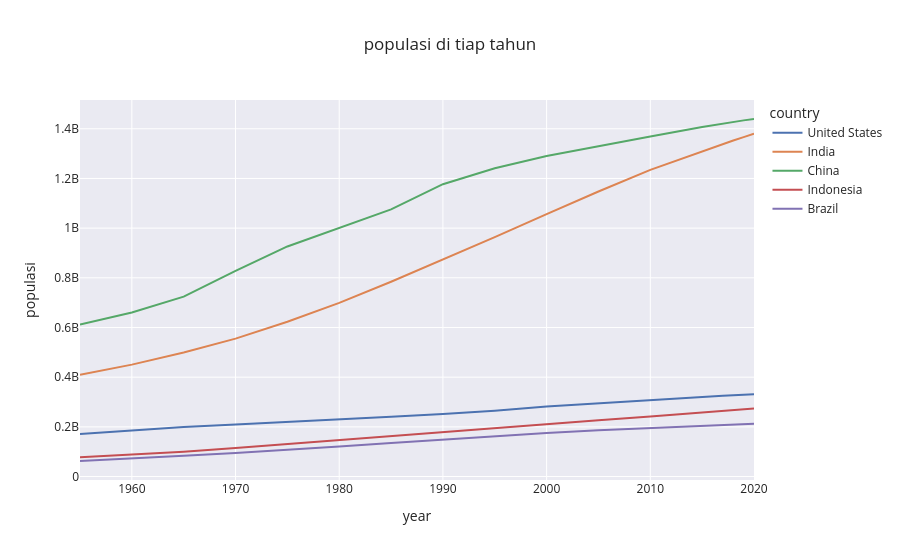

The notebook cell this image was saved under:
### Markdown cell above
# interactive plotline

### Code cell
import plotly.express as px
fig = px.line(df,labels = {'value':'populasi'},title = 'populasi di tiap tahun',template = 'seaborn')
fig.show()

### Figure 1 — Plotly figure (JSON) as saved in the notebook; plotly's stock layout.template omitted (floating-point values rounded to 4 significant figures)
{"data": [{"hovertemplate": "country=United States<br>year=%{x}<br>populasi=%{y}<extra></extra>", "legendgroup": "United States", "line": {"color": "rgb(76,114,176)", "dash": "solid"}, "marker": {"symbol": "circle"}, "mode": "lines", "name": "United States", "orientation": "v", "showlegend": true, "type": "scatter", "x": [1955.0, 1960.0, 1965.0, 1970.0, 1975.0, 1980.0, 1985.0, 1990.0, 1995.0, 2000.0, 2005.0, 2010.0, 2015.0, 2016.0, 2017.0, 2018.0, 2019.0, 2020.0], "xaxis": "x", "y": [171700000.0, 186700000.0, 199700000.0, 209500000.0, 219100000.0, 229500000.0, 240500000.0, 252100000.0, 265200000.0, 281700000.0, 295000000.0, 309000000.0, 320900000.0, 323000000.0, 325100000.0, 327100000.0, 329100000.0, 331000000.0], "yaxis": "y"}, {"hovertemplate": "country=India<br>year=%{x}<br>populasi=%{y}<extra></extra>", "legendgroup": "India", "line": {"color": "rgb(221,132,82)", "dash": "solid"}, "marker": {"symbol": "circle"}, "mode": "lines", "name": "India", "orientation": "v", "showlegend": true, "type": "scatter", "x": [1955.0, 1960.0, 1965.0, 1970.0, 1975.0, 1980.0, 1985.0, 1990.0, 1995.0, 2000.0, 2005.0, 2010.0, 2015.0, 2016.0, 2017.0, 2018.0, 2019.0, 2020.0], "xaxis": "x", "y": [409900000.0, 450500000.0, 499100000.0, 555200000.0, 623100000.0, 699000000.0, 784400000.0, 873300000.0, 963900000.0, 1057000000.0, 1148000000.0, 1234000000.0, 1310000000.0, 1325000000.0, 1339000000.0, 1353000000.0, 1366000000.0, 1380000000.0], "yaxis": "y"}, {"hovertemplate": "country=China<br>year=%{x}<br>populasi=%{y}<extra></extra>", "legendgroup": "China", "line": {"color": "rgb(85,168,104)", "dash": "solid"}, "marker": {"symbol": "circle"}, "mode": "lines", "name": "China", "orientation": "v", "showlegend": true, "type": "scatter", "x": [1955.0, 1960.0, 1965.0, 1970.0, 1975.0, 1980.0, 1985.0, 1990.0, 1995.0, 2000.0, 2005.0, 2010.0, 2015.0, 2016.0, 2017.0, 2018.0, 2019.0, 2020.0], "xaxis": "x", "y": [612200000.0, 660400000.0, 724200000.0, 827600000.0, 926200000.0, 1000000000.0, 1076000000.0, 1177000000.0, 1241000000.0, 1291000000.0, 1331000000.0, 1369000000.0, 1407000000.0, 1414000000.0, 1421000000.0, 1428000000.0, 1434000000.0, 1439000000.0], "yaxis": "y"}, {"hovertemplate": "country=Indonesia<br>year=%{x}<br>populasi=%{y}<extra></extra>", "legendgroup": "Indonesia", "line": {"color": "rgb(196,78,82)", "dash": "solid"}, "marker": {"symbol": "circle"}, "mode": "lines", "name": "Indonesia", "orientation": "v", "showlegend": true, "type": "scatter", "x": [1955.0, 1960.0, 1965.0, 1970.0, 1975.0, 1980.0, 1985.0, 1990.0, 1995.0, 2000.0, 2005.0, 2010.0, 2015.0, 2016.0, 2017.0, 2018.0, 2019.0, 2020.0], "xaxis": "x", "y": [77270000.0, 87750000.0, 100300000.0, 114800000.0, 130700000.0, 147400000.0, 165000000.0, 181400000.0, 196900000.0, 211500000.0, 226300000.0, 241800000.0, 258400000.0, 261600000.0, 264700000.0, 267700000.0, 270600000.0, 273500000.0], "yaxis": "y"}, {"hovertemplate": "country=Brazil<br>year=%{x}<br>populasi=%{y}<extra></extra>", "legendgroup": "Brazil", "line": {"color": "rgb(129,114,179)", "dash": "solid"}, "marker": {"symbol": "circle"}, "mode": "lines", "name": "Brazil", "orientation": "v", "showlegend": true, "type": "scatter", "x": [1955.0, 1960.0, 1965.0, 1970.0, 1975.0, 1980.0, 1985.0, 1990.0, 1995.0, 2000.0, 2005.0, 2010.0, 2015.0, 2016.0, 2017.0, 2018.0, 2019.0, 2020.0], "xaxis": "x", "y": [62530000.0, 72180000.0, 83370000.0, 95110000.0, 107200000.0, 120700000.0, 135300000.0, 149000000.0, 162000000.0, 174800000.0, 186100000.0, 195700000.0, 204500000.0, 206200000.0, 207800000.0, 209500000.0, 211000000.0, 212600000.0], "yaxis": "y"}], "layout": {"legend": {"title": {"text": "country"}, "tracegroupgap": 0}, "title": {"text": "populasi di tiap tahun"}, "xaxis": {"anchor": "y", "domain": [0, 1], "title": {"text": "year"}}, "yaxis": {"anchor": "x", "domain": [0, 1], "title": {"text": "populasi"}}}}
